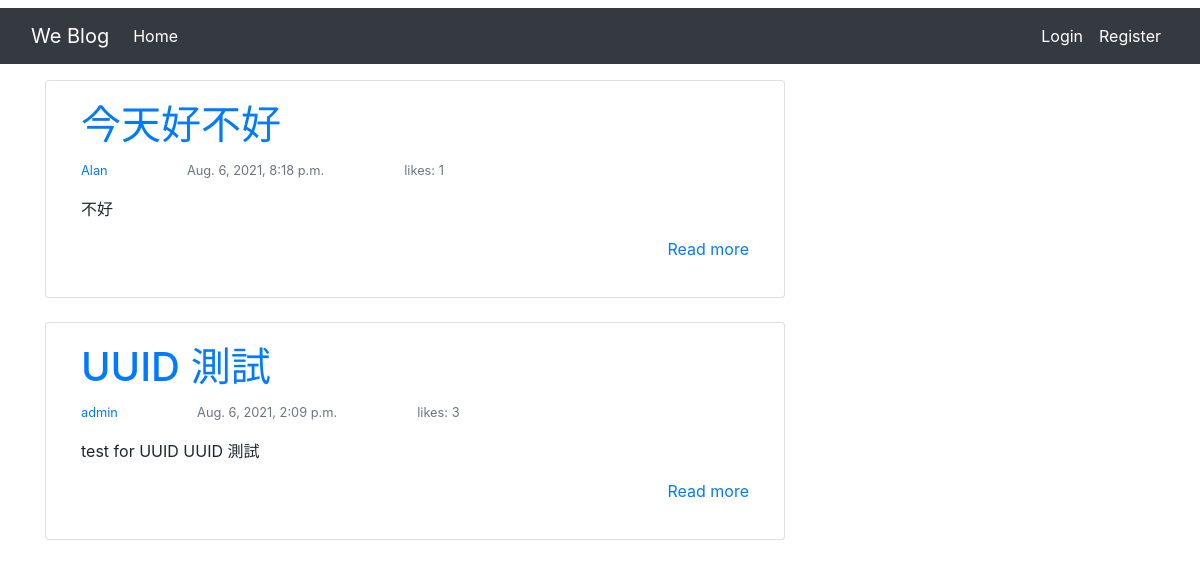
The app's page /blog/post/, older data.
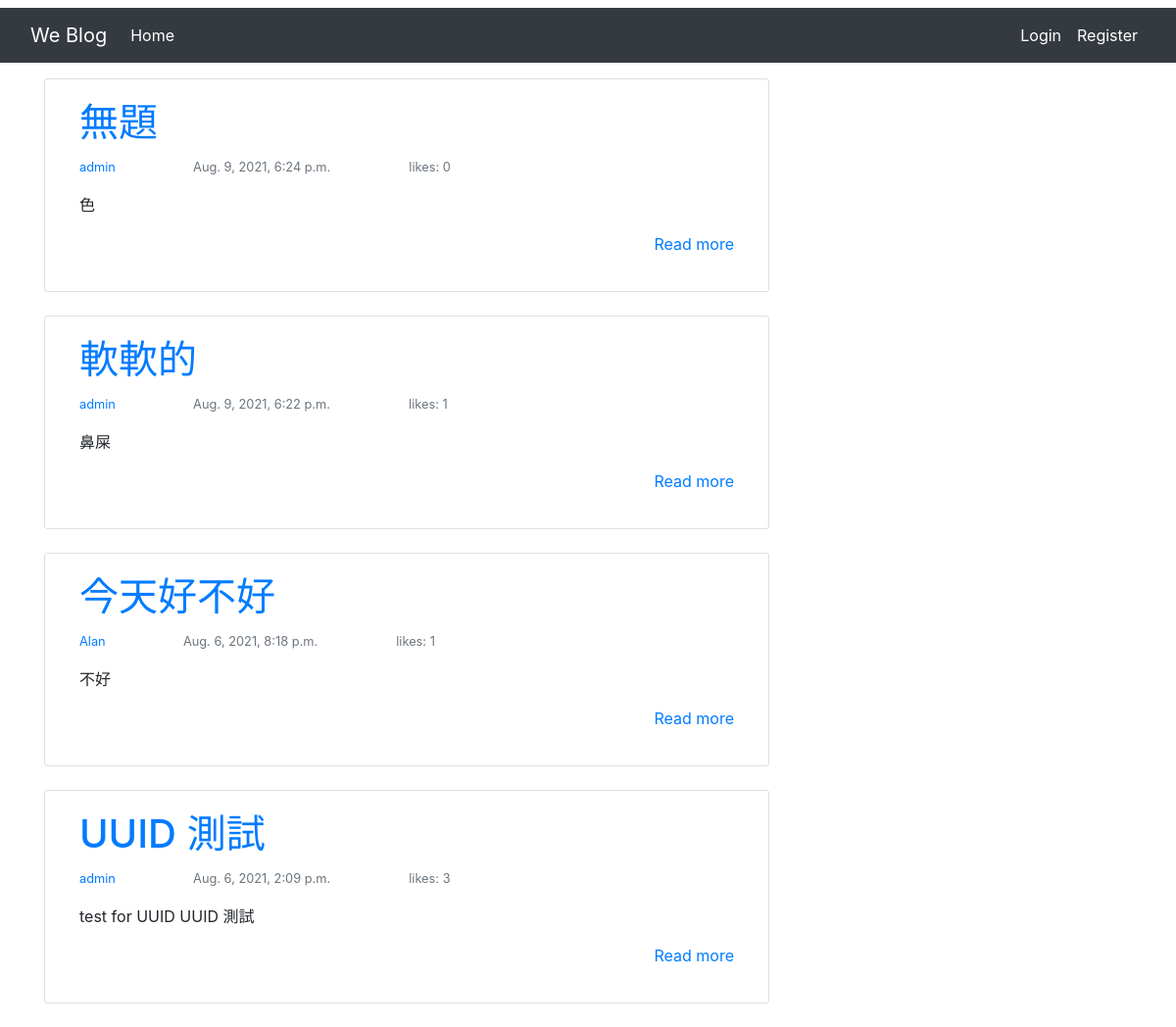
The same page, newer data.
### post/models.py (models this page shows, shortened)
class Post(models.Model):
    title = models.CharField(max_length=50, unique=True)
    uuid = models.UUIDField(default=uuid.uuid4, editable=False, unique=True)
    author = models.ForeignKey(
        User, on_delete=models.CASCADE, related_name="blog_posts"
    )
    image = models.ImageField(null=True, blank=True, upload_to="images/post/")
    updated_date = models.DateTimeField(auto_now=True)
    content = RichTextField(blank=False, null=True)
    created_date = models.DateTimeField(auto_now_add=True)
    status = models.IntegerField(choices=STATUS, default=0)
    likes = models.ManyToManyField(User, related_name="blog_likes")
    class Meta:
        ordering = ["-created_date"]

### post/views.py (the view)
# urls.py: path("", PostListView.as_view(), name="post-list"),
class PostListView(ListView):
    model = Post
    template_name = "post/post_list.html"

### templates/post/post_list.html (shortened to what this page needs)
{% extends "base.html" %}
{% block content %}
    {% for post in post_list %}
        <div class="col-md-8 card mb-4  mt-3 left  top">
            <div class="card-body">
            <h1><a href="{% url 'post-detail' post.pk %}">{{ post.title }}</a></h1>
            <p class="text-muted">
                <small>
                    <a href="{% url 'user-profile' post.author.pk %}">{{ post.author }}</a>
                </small>
                <small style="margin-left: 2cm">{{ post.created_date }}</small>
                <small style="margin-left: 2cm">likes: {{ post.likes.all.count }}</small>
            </p>
            <p class="card-text">
                {{ post.content | slice:":100" | safe }}
            </p>
            <p style="text-align: right;">
                <a href="{% url 'post-detail' post.pk %}">Read more</a>
            </p>
            </div>
        </div>
    {% endfor %}
{% endblock %}

Row changes from the older to the newer data that the page shows:
added Post: title "無題", author "admin", created_date "Aug. 9, 2021, 6:24 p.m.", likes.all.count "0", content "色"
added Post: title "軟軟的", author "admin", created_date "Aug. 9, 2021, 6:22 p.m.", likes.all.count "1", content "鼻屎"
